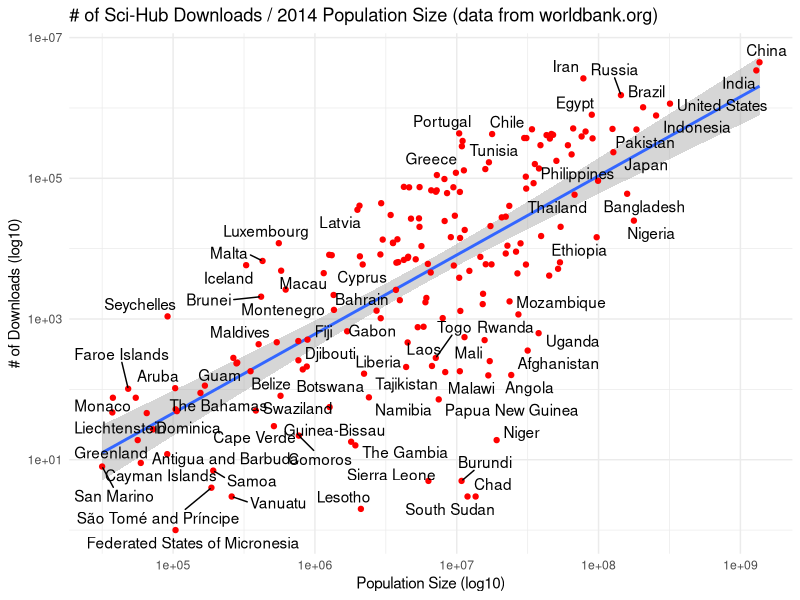
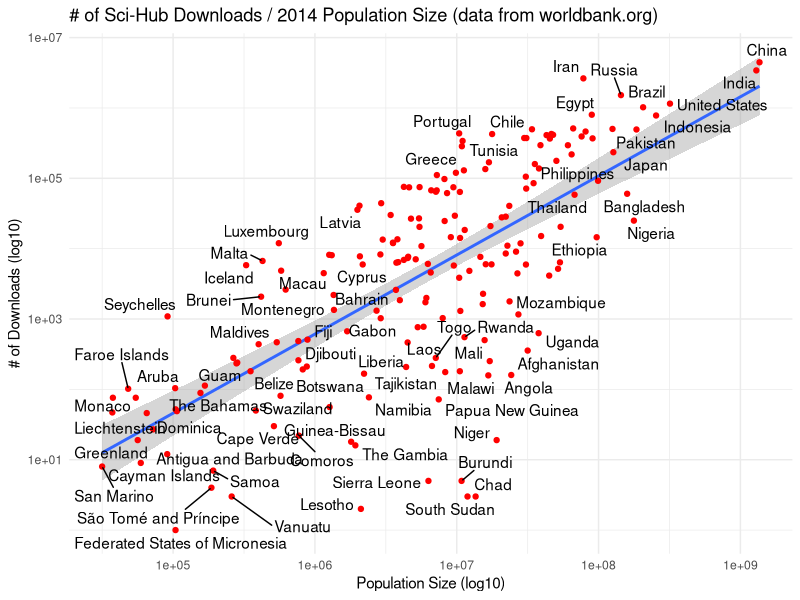
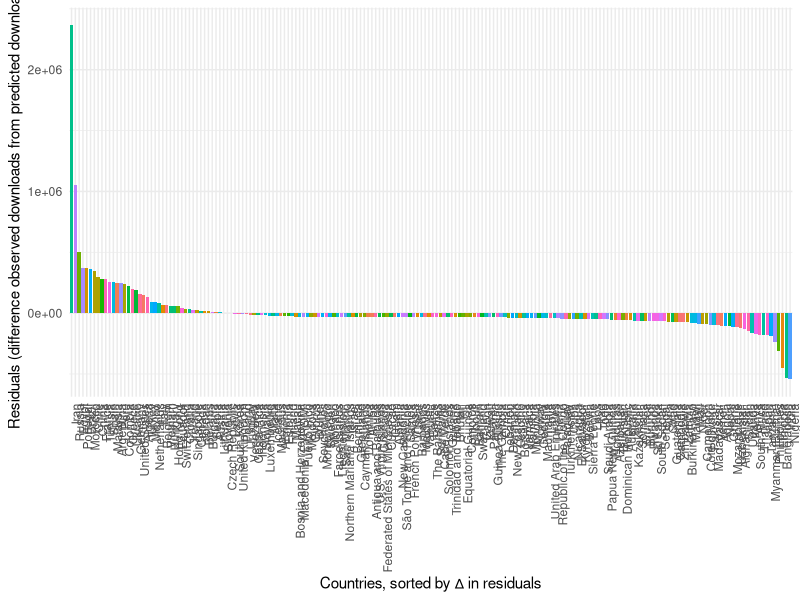
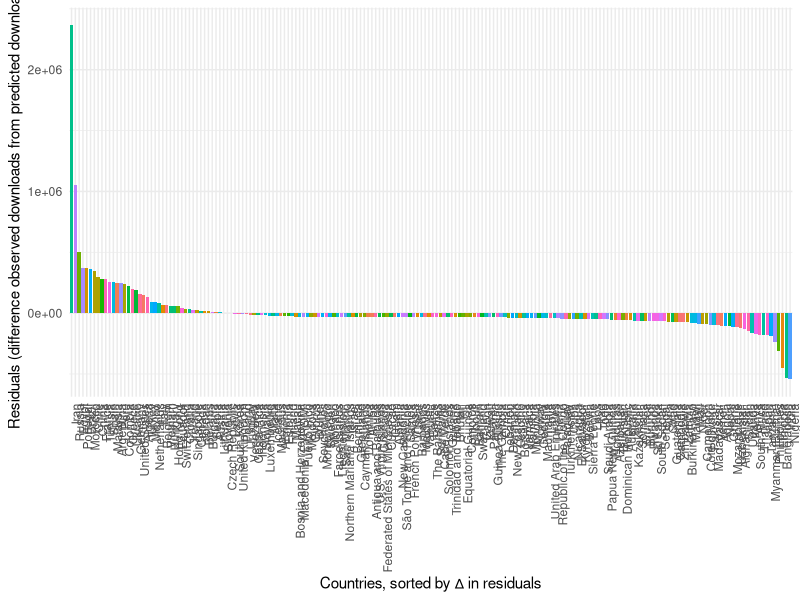
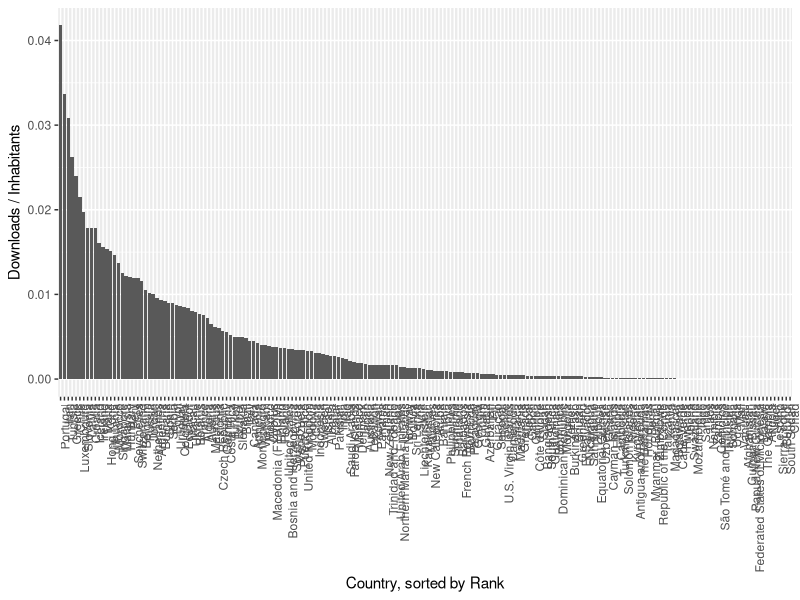
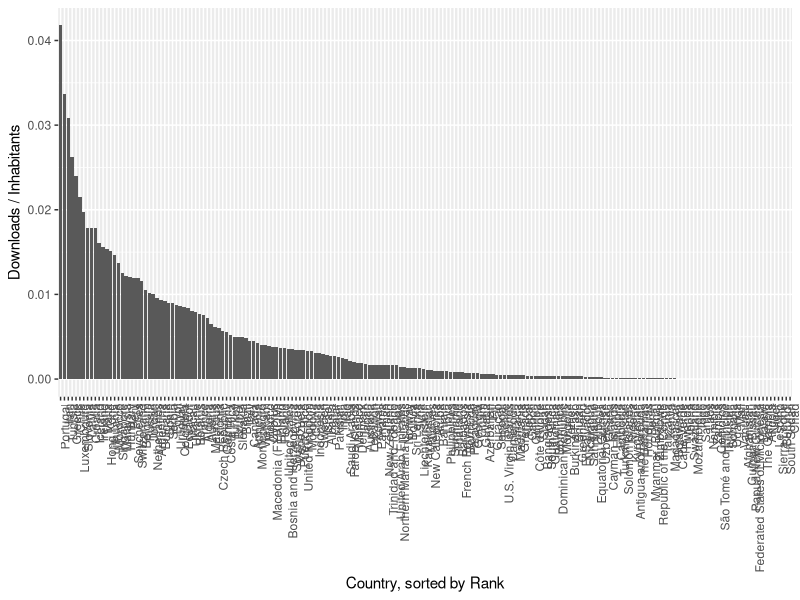
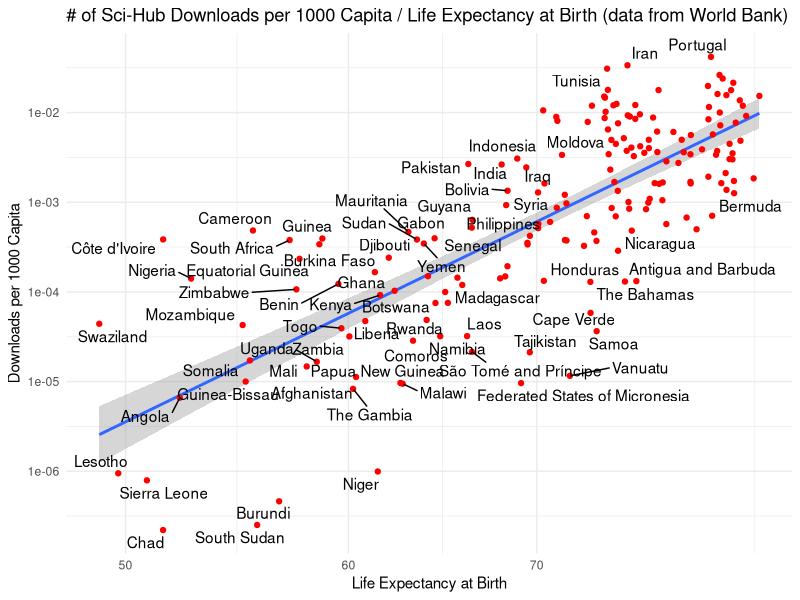
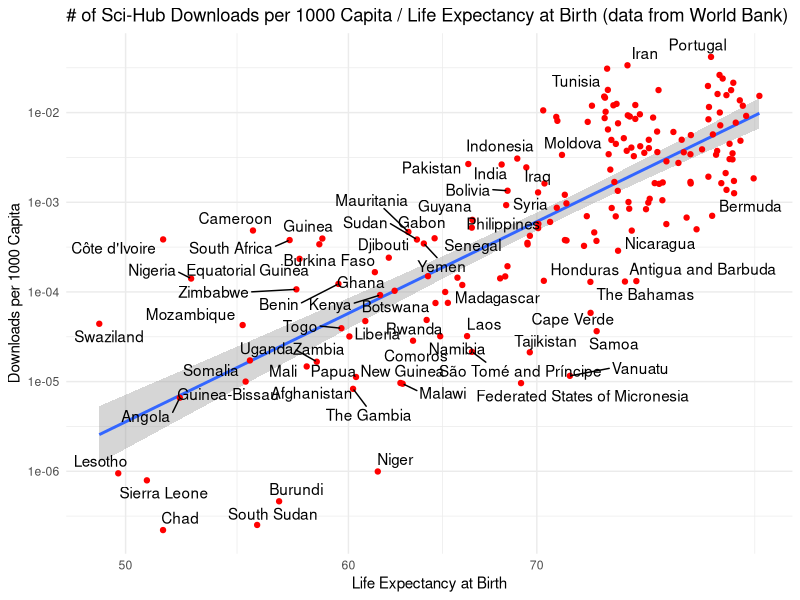

Generate these figures, in order, with R:
library(ggplot2)
library(ggrepel)
library(ggthemes)

# now revised for the better mapping and world bank data

# read scihub aggregate data
sh <- read.csv(file="downloads_country.csv",sep="\t",stringsAsFactors=FALSE)
sh$Country <- trimws(sh$Country)

# read country mapping
mapping <- read.csv(file="mapping_countrynames_iso_3166.csv",sep="\t",stringsAsFactors=FALSE)
mapping$ISO.3166.1.alpha.3 <- trimws(mapping$ISO.3166.1.alpha.3)

# read worldbank data
wb <- read.csv(file="worldbank_2014_data.csv",sep=",",stringsAsFactors=FALSE)

# merge all 3
sh <- merge(sh,mapping,by.x=c("Country"),by.y=c("Country.Name.SciHub"))
sh <- merge(sh,wb,by.x=c("ISO.3166.1.alpha.3"),by.y=c("Country.Code"))
sh$Downloads.per.capita <- sh$Downloads/sh$Total.Population
sh$Downloads.per.1000capita <- sh$Downloads.per.capita * 1000
# general plot

p <- ggplot(sh,aes(x=sh$Total.Population,y=sh$Downloads,label=sh$Country)) + stat_smooth(method="glm")+ geom_point(color="red") + geom_text_repel() + scale_x_log10("Population Size (log10)") + scale_y_log10("# of Downloads (log10)") + theme_minimal() + ggtitle("# of Sci-Hub Downloads / 2014 Population Size (data from worldbank.org)")
ggsave("graphs/downloads_per_population.pdf", width = 594, height = 210, units = "mm")
ggsave("graphs/downloads_per_population.png", width = 594, height = 210, units = "mm")

# residuals

sh$residuals_population <- residuals(glm(sh$Downloads ~ sh$Total.Population))
p <- ggplot(sh,aes(x = reorder(Country, -residuals_population), y=residuals_population,fill=Country)) + geom_bar(stat="identity") + theme_minimal() + theme(axis.text.x = element_text(angle = 90, hjust = 1)) + scale_y_continuous("Residuals (difference observed downloads from predicted downloads)") + scale_fill_discrete(guide = FALSE) + scale_x_discrete("Countries, sorted by ∆ in residuals")

ggsave("graphs/downloads_per_population_residuals.pdf", width = 594, height = 220, units = "mm")
ggsave("graphs/downloads_per_population_residuals.png", width = 594, height = 220, units = "mm")

# sorted by downloads / 1.000 inhabitants

p <- ggplot(sh,aes(x=reorder(Country, -Downloads.per.capita),y=Downloads.per.capita)) + geom_bar(stat="identity") + theme(axis.text.x = element_text(angle = 90, hjust = 1)) + scale_x_discrete("Country, sorted by Rank") + scale_y_continuous("Downloads / Inhabitants")

ggsave("graphs/downloads_per_population_ranked.pdf", width = 594, height = 220, units = "mm")
ggsave("graphs/downloads_per_population_ranked.png", width = 594, height = 220, units = "mm")

# correlation downloads per 1000 capita / life expectancy

p <- ggplot(sh,aes(x=Life.Expectancy.at.Birth,y=Downloads.per.capita,label=Country)) + stat_smooth(method="glm") + geom_point(color="red") + geom_text_repel() + scale_x_log10("Life Expectancy at Birth") + scale_y_log10("Downloads per 1000 Capita") + theme_minimal() + ggtitle("# of Sci-Hub Downloads per 1000 Capita / Life Expectancy at Birth (data from World Bank)")
ggsave("graphs/normalized_downloads_life_expectancy.pdf", width = 594, height = 220, units = "mm")
ggsave("graphs/normalized_downloads_life_expectancy.png", width = 594, height = 220, units = "mm")

# correlation downloads per 1000 capita / internet users amongst 100 people

p <- ggplot(sh,aes(x=Internet.Users..per.100.People.,y=Downloads.per.capita,label=Country)) + stat_smooth(method="glm") + geom_point(color="red") + geom_text_repel() + scale_x_log10("Internet Users per 100 People") + scale_y_log10("Downloads per 1000 Capita") + theme_minimal() + ggtitle("# of Sci-Hub Downloads per 1000 Capita / Internet Users per 100 People (data from World Bank)")
ggsave("graphs/normalized_downloads_internet_users.pdf", width = 594, height = 220, units = "mm")
ggsave("graphs/normalized_downloads_internet_users.png", width = 594, height = 220, units = "mm")

# correlation downloads per 1000 capita / % unemployed workforce
p <- ggplot(sh,aes(x=Total.Unemployment..,y=Downloads.per.capita,label=Country)) + stat_smooth(method="glm") + geom_point(color="red") + geom_text_repel() + scale_x_log10("Percent Unemployed Workforce") + scale_y_log10("Downloads per 1000 Capita") + theme_minimal() + ggtitle("# of Sci-Hub Downloads per 1000 Capita / Percent Unemployed Workforce (data from World Bank)")
ggsave("graphs/normalized_downloads_unemployment.pdf", width = 594, height = 220, units = "mm")
ggsave("graphs/normalized_downloads_unemployment.png", width = 594, height = 220, units = "mm")

# correlation downloads per 1000 capita / GDP per Capita
p <- ggplot(sh,aes(x=GDP.per.capita..current.USD.,y=Downloads.per.capita,label=Country)) + stat_smooth(method="glm") + geom_point(color="red") + geom_text_repel() + scale_x_log10("GDP per Capita") + scale_y_log10("Downloads per 1000 Capita") + theme_minimal() + ggtitle("# of Sci-Hub Downloads per 1000 Capita / GDP per Capita (data from World Bank)")
ggsave("graphs/normalized_downloads_gdp.pdf", width = 594, height = 220, units = "mm")
ggsave("graphs/normalized_downloads_gdp.png", width = 594, height = 220, units = "mm")

# internet users / GDP
p <- ggplot(sh,aes(x=GDP.per.capita..current.USD.,y=Internet.Users..per.100.People.,label=Country)) + stat_smooth(method="glm") + geom_point(color="red") + geom_text_repel() + scale_x_log10("GDP per Capita") + scale_y_log10("Internet Users per 100 Capita") + theme_minimal() + ggtitle("# of Internet Users amongst 100 People / GDP per Capita (data from World Bank)")
ggsave("graphs/gdp_vs_internet.pdf", width = 594, height = 220, units = "mm")
ggsave("graphs/gdp_vs_internet.png", width = 594, height = 220, units = "mm")

# % GDP spent on education vs. downloads per 1000 capita normalized for GDP
edu <- read.csv(file="expediture_education_percent_education2009.csv",sep=",",stringsAsFactor=FALSE)
sh <- merge(sh,edu,by.x=c("ISO.3166.1.alpha.3"),by.y="Country.Code")

sh$downloads_per_pop_per_gdp <- sh$Downloads.per.1000capita / sh$GDP.per.capita..current.USD.
sh$education_expediture_percent_gdp <- as.numeric(sh$X2009..YR2009.)
sh$X2009..YR2009. <- NULL

p <- ggplot(sh,aes(x=education_expediture_percent_gdp,y=downloads_per_pop_per_gdp,label=Country)) + stat_smooth(method="glm") + geom_point(color="red") + geom_text_repel() + scale_x_log10("% GDP spent on Education") + scale_y_log10("downloads per 1000 capita, corrected for GDP size") + theme_minimal()
ggsave("graphs/normalized_downloads_percent_gdp_education.pdf", width = 594, height = 220, units = "mm")
ggsave("graphs/normalized_downloads_percent_gdp_education.png", width = 594, height = 220, units = "mm")
